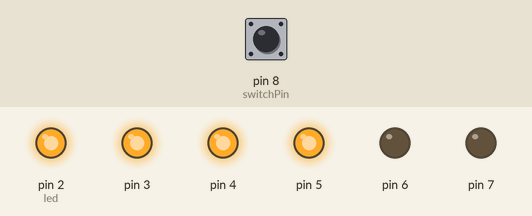
The sketch below on a simulated Arduino Uno, built with avr-gcc and run on an emulated ATmega328P. Shown: output pins drawn as LEDs (lit = HIGH). The inputs (shaded band) are chosen by the test bench; at power-on: pin 8 (switchPin) LOW.

Above: at 21.4 s.
21.5 s: pin 8 (switchPin) pulled HIGH for 0.15 s
At 22.2 s:
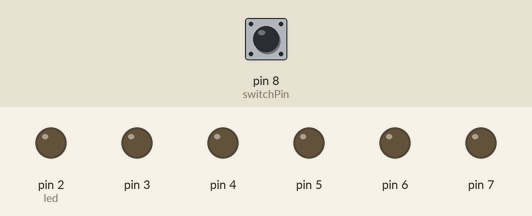
43.6 s: pin 8 (switchPin) pulled HIGH for 1 s
At 50.8 s:
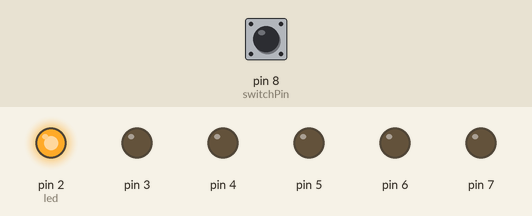
66.1 s: pin 8 (switchPin) pulled HIGH for 3.2 s
At 80.7 s:
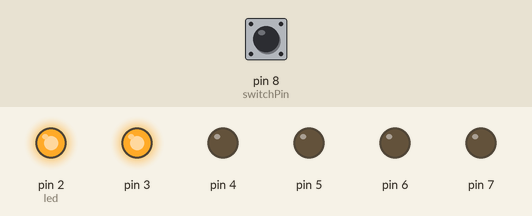
Timing chart, 0 to 100.8 s (numbered marks = the images above; inputs shaded):
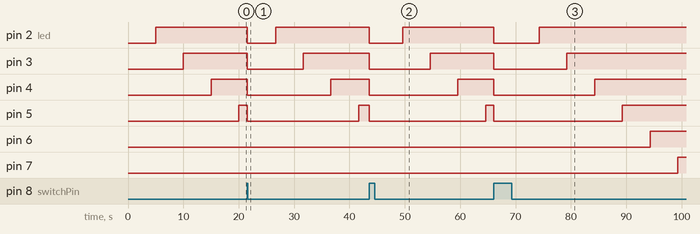

Measured:
- after the input at 21.5 s, pin 2 (led): HIGH → LOW at once, → HIGH 5.2 s later; pin 3: HIGH → LOW at once, → HIGH 10.2 s later; pin 4: HIGH → LOW at once, → HIGH 15.2 s later; pin 5: HIGH → LOW at once, → HIGH 20.2 s later; pin 6: stays LOW (without the input it goes to HIGH after 3.5 s)
- after the input at 43.6 s, pin 2 (led): HIGH → LOW at once, → HIGH 6.0 s later; pin 3: HIGH → LOW at once, → HIGH 11.0 s later; pin 4: HIGH → LOW at once, → HIGH 16.0 s later; pin 5: HIGH → LOW at once, → HIGH 21.0 s later; pin 6: stays LOW (without the input it goes to HIGH after 3.1 s)
- after the input at 66.1 s, pin 2 (led): HIGH → LOW at once, → HIGH 8.2 s later; pin 3: HIGH → LOW at once, → HIGH 13.2 s later; pin 4: HIGH → LOW at once, → HIGH 18.2 s later; pin 5: HIGH → LOW at once, → HIGH 23.2 s later; pin 6: LOW → HIGH after 28.2 s instead of 3.5 s

The sketch:

project-8.ino
```cpp
// Project 8 - Digital Hourglass
//adjusted to measure 30s instead of 1 hour, easier to test

const int switchPin = 8;
unsigned long previousTime = 0;
int switchState = 0;
int prevSwitchState = 0;
int led = 2;

// 5000ms = 5s
long interval = 5000;

void setup() {
  for (int x = 2; x < 8; x++) {
    pinMode(x, OUTPUT);
  }
  pinMode(switchPin, INPUT);
}

void loop() {
  // store the time since the Arduino started running in a variable
  unsigned long currentTime = millis();

  if (currentTime - previousTime > interval) {
    previousTime = currentTime;

    digitalWrite(led, HIGH);
    // increment the led variable
    // in 10 minutes the next LED will light up
    led++;

    if (led == 7) {
      // the hour is up
    }
  }

  // read the switch value
  switchState = digitalRead(switchPin);

  // if the switch has changed
  if (switchState != prevSwitchState) {
    // turn all the LEDs low
    for (int x = 2; x < 8; x++) {
      digitalWrite(x, LOW);
    }

    // reset the LED variable to the first one
    led = 2;

    //reset the timer
    previousTime = currentTime;
  }
  // set the previous switch state to the current state
  prevSwitchState = switchState;
}
```
